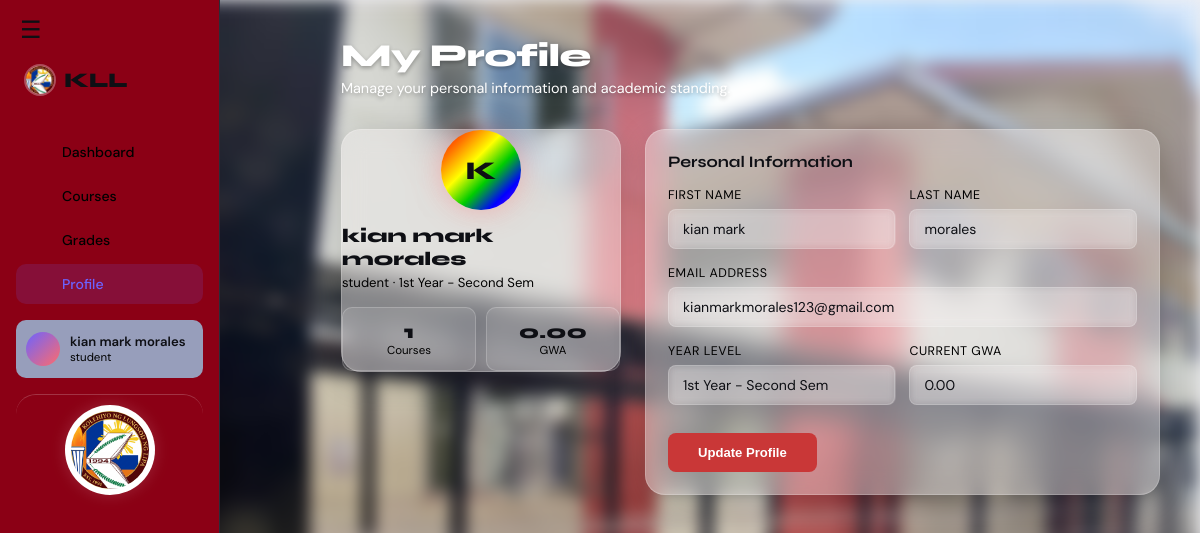
Screenshot of /Profile.php (signed in) with the database file from the repository.
### tables this page shows
CREATE TABLE `users` (
  `id` int(11) NOT NULL,
  `name` varchar(100) NOT NULL,
  `email` varchar(100) NOT NULL,
  `password` varchar(255) NOT NULL,
  `role` enum('admin','teacher','student') DEFAULT 'student',
  `year` varchar(50) DEFAULT NULL,
  `gwa` decimal(3,2) DEFAULT 0.00,
  `created_at` timestamp NOT NULL DEFAULT current_timestamp()
);

### Profile.php (the view, shortened to what this page needs)
<?php
include 'db.php';
$user_name = $_SESSION['user_name'];
$user_role = $_SESSION['user_role'];
$user_id = $_SESSION['user_id'];
$userQuery = mysqli_query($conn, "SELECT * FROM users WHERE id = $user_id");
$user = mysqli_fetch_assoc($userQuery);
$courseCountQuery = mysqli_query($conn, "SELECT COUNT(*) as total FROM enrollments WHERE student_id = $user_id");
$courseCount = mysqli_fetch_assoc($courseCountQuery)['total'];
$fullName = trim($user['name']);
$lastSpacePos = strrpos($fullName, ' ');
if ($lastSpacePos !== false) {
    $firstName = substr($fullName, 0, $lastSpacePos);
    $lastName = substr($fullName, $lastSpacePos + 1);
} else {
    $firstName = $fullName;
    $lastName = '';
}
?>
<!DOCTYPE html>
<html lang="en">
<head>
  <link rel="stylesheet" href="style(1).css" />
</head>
</head>
<body>
<header>
    <a href="dashboard.html" class="logo" >LMS</a>
</header>
<aside class="sidebar">
  <button id="navToggle">☰</button>
  <nav id="myNav" class="nav-hidden">
   <div class="logo">
  <img src="kll_circle logo.png" alt="KLL Logo" class="nav-logo-img"/>
  KLL
</div>
    <nav class="nav">
      <a href="dashboard.php" class="nav-item">
        <span class="icon"></span> Dashboard
      </a>
      <a href="courses.php" class="nav-item">
        <span class="icon"></span> Courses
      </a>
      <a href="grades.php" class="nav-item">
        <span class="icon"></span> Grades
      </a>
      <a href="profile.php" class="nav-item active">
        <span class="icon"></span> Profile
      </a>
    </nav>
    <div class="nav-bottom">
      <div class="user-card">
        <div class="avatar"></div>
        <div class="user-info">
          <div class="name"><?php echo htmlspecialchars($user_name); ?></div>
          <div class="role"><?php echo htmlspecialchars($user_role); ?></div>
        </div>
      </div>
     <div class="sidebar-logo-bottom">
  <img src="kll_circle logo.png" alt="Logo" class="bottom-logo"/>
</div>
    </div>
  </nav>
</aside>
 <main class="main">
  <section class="page active" id="profile">
    <div class="page-header">
      <h1>My Profile</h1>
      <p>Manage your personal information and academic standing.</p>
    </div>
    <div class="profile-layout">
      <div class="profile-column-left">
        <div class="profile-card-main">
          <div class="profile-avatar">
            <?php echo strtoupper(substr($firstName, 0, 1)); ?>
          </div>
          <div class="profile-name"><?php echo htmlspecialchars($user['name']); ?></div>
          <div class="profile-role">
            <?php echo htmlspecialchars($user['role']); ?> · <?php echo htmlspecialchars($user['year']); ?>
          </div>
          <div class="profile-stats">
            <div class="profile-stat">
              <div class="profile-stat-val"><?php echo $courseCount; ?></div>
              <div class="profile-stat-label">Courses</div>
            </div>
            <div class="profile-stat">
              <div class="profile-stat-val"><?php echo number_format($user['gwa'], 2); ?></div>
              <div class="profile-stat-label">GWA</div>
            </div>
          </div>
        </div>
      </div>
      <div class="profile-column-right" style="display:flex; flex-direction:column; gap:20px;">
        <div class="card">
          <div class="section-title">Personal Information</div>
          <form action="update_profile.php" method="POST">
              <div class="form-row">
                <div class="form-group">
                  <label class="form-label">First Name</label>
                  <input class="form-input" type="text" name="first_name" value="<?php echo htmlspecialchars($firstName); ?>"/>
                </div>
                <div class="form-group">
                  <label class="form-label">Last Name</label>
                  <input class="form-input" type="text" name="last_name" value="<?php echo htmlspecialchars($lastName); ?>"/>
                </div>
              </div>
              <div class="form-group">
                <label class="form-label">Email Address</label>
                <input class="form-input" type="email" name="email" value="<?php echo htmlspecialchars($user['email']); ?>"/>
              </div>
              <div class="form-row">
                <div class="form-group">
                    <label class="form-label">Year Level</label>
                    <input class="form-input" type="text" name="year" value="<?php echo htmlspecialchars($user['year']); ?>" placeholder="e.g. 2nd Year - First Sem"/>
                </div>
                <div class="form-group">
                    <label class="form-label">Current GWA</label>
                    <input class="form-input" type="number" step="0.01" name="gwa" value="<?php echo htmlspecialchars($user['gwa']); ?>"/>
                </div>
              </div>
              <button class="btn btn-primary" type="submit" style="background: #c93737; width: auto; padding: 12px 30px;">
                Update Profile
              </button>
          </form>
        </div>
      </div>
    </div>
  </section>
</main>
</body>
</html>

### rows the page displays
users: name "K", name "kian mark morales", role "student", year "1st Year - Second Sem", gwa "0.00", first_name "kian mark", last_name "morales", email "kianmarkmorales123@gmail.com"

### other values shown
$user_name "kian mark morales"
$user_role "student"
$courseCount "1"
